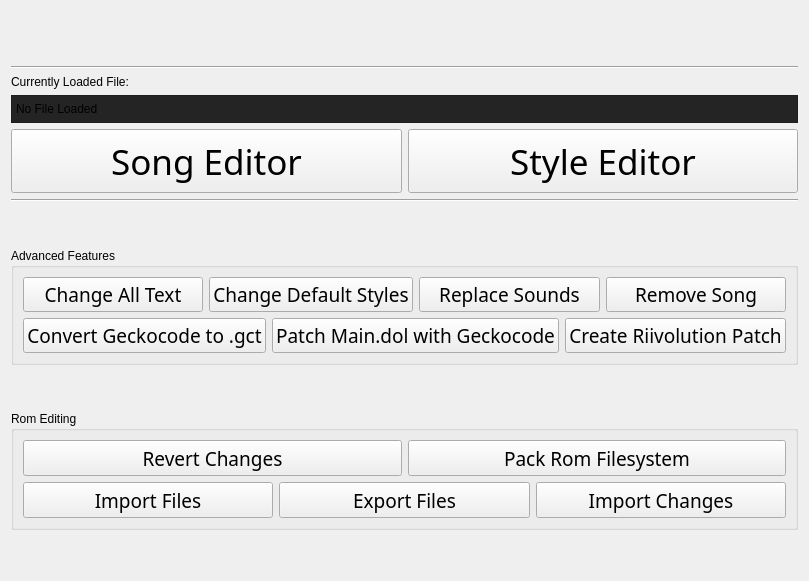
      <widget class="QWidget" name="MainPage">
       <layout class="QVBoxLayout" name="verticalLayout_9">
        <item>
         <widget class="QLabel" name="MP_Title">
          <property name="maximumSize">
           <size>
            <width>16777215</width>
            <height>70</height>
           </size>
          </property>
          <property name="font">
           <font>
            <family>Continuum Medium</family>
            <pointsize>26</pointsize>
           </font>
          </property>
          <property name="text">
           <string notr="true">&lt;html&gt;&lt;head/&gt;&lt;body&gt;&lt;p&gt;&lt;img src=&quot;:/images/images/Title.png&quot;/&gt;&lt;/p&gt;&lt;/body&gt;&lt;/html&gt;</string>
          </property>
          <property name="scaledContents">
           <bool>false</bool>
          </property>
         </widget>
        </item>
        <item>
         <widget class="Line" name="MP_vLine">
          <property name="orientation">
           <enum>Qt::Horizontal</enum>
          </property>
         </widget>
        </item>
        <item>
         <widget class="QLabel" name="MP_LoadedFile_Label">
          <property name="text">
           <string>Currently Loaded File:</string>
          </property>
         </widget>
        </item>
        <item>
         <widget class="QLabel" name="MP_LoadedFile_Path">
          <property name="styleSheet">
           <string notr="true">QLabel
{
padding: 1px;
border: 1px solid;
border-color: #1e1e1e;
background-color: #242424;
padding-top: 6px;
padding-bottom: 6px;
}</string>
          </property>
          <property name="text">
           <string>No File Loaded</string>
          </property>
         </widget>
        </item>
        <item>
         <layout class="QHBoxLayout" name="MP_MainFeatures">
          <item>
           <widget class="QPushButton" name="MP_SongEditor_Button">
            <property name="minimumSize">
             <size>
              <width>0</width>
              <height>64</height>
             </size>
            </property>
            <property name="font">
             <font>
              <family>Continuum Bold</family>
              <pointsize>26</pointsize>
             </font>
            </property>
            <property name="text">
             <string>Song Editor</string>
            </property>
           </widget>
          </item>
          <item>
           <widget class="QPushButton" name="MP_StyleEditor_Button">
            <property name="minimumSize">
             <size>
              <width>0</width>
              <height>64</height>
             </size>
            </property>
            <property name="font">
             <font>
              <family>Continuum Bold</family>
              <pointsize>26</pointsize>
             </font>
            </property>
            <property name="text">
             <string>Style Editor</string>
            </property>
           </widget>
          </item>
         </layout>
        </item>
        <item>
         <widget class="Line" name="line">
          <property name="orientation">
           <enum>Qt::Horizontal</enum>
          </property>
         </widget>
        </item>
        <item>
         <spacer name="verticalSpacer_2">
          <property name="orientation">
           <enum>Qt::Vertical</enum>
          </property>
          <property name="sizeHint" stdset="0">
           <size>
            <width>20</width>
            <height>40</height>
           </size>
          </property>
         </spacer>
        </item>
        <item>
         <widget class="QGroupBox" name="MP_Advanced">
          <property name="title">
           <string>Advanced Features</string>
          </property>
          <layout class="QVBoxLayout" name="verticalLayout_11">
           <item>
            <layout class="QHBoxLayout" name="MP_Advanced1">
             <item>
              <widget class="QPushButton" name="MP_EditText_Button">
               <property name="font">
                <font>
                 <family>Continuum Medium</family>
                 <pointsize>14</pointsize>
                </font>
               </property>
               <property name="text">
                <string>Change All Text</string>
               </property>
              </widget>
             </item>
             <item>
              <widget class="QPushButton" name="MP_DefaultStyle_Button">
               <property name="font">
                <font>
                 <family>Continuum Medium</family>
                 <pointsize>14</pointsize>
                </font>
               </property>
               <property name="text">
                <string>Change Default Styles</string>
               </property>
              </widget>
             </item>
             <item>
              <widget class="QPushButton" name="MP_ReplaceSound_Button">
               <property name="font">
                <font>
                 <family>Continuum Medium</family>
                 <pointsize>14</pointsize>
                </font>
               </property>
               <property name="text">
                <string>Replace Sounds</string>
               </property>
              </widget>
             </item>
             <item>
              <widget class="QPushButton" name="MP_RemoveSong_Button">
               <property name="font">
                <font>
                 <family>Continuum Medium</family>
                 <pointsize>14</pointsize>
                </font>
               </property>
               <property name="text">
                <string>Remove Song</string>
               </property>
              </widget>
             </item>
            </layout>
           </item>
           <item>
            <layout class="QHBoxLayout" name="MP_Advanced2">
             <item>
              <widget class="QPushButton" name="MP_GeckocodeConvert_Button">
               <property name="font">
                <font>
                 <family>Continuum Medium</family>
                 <pointsize>14</pointsize>
                </font>
               </property>
               <property name="text">
                <string>Convert Geckocode to .gct</string>
               </property>
              </widget>
             </item>
             <item>
              <widget class="QPushButton" name="MP_MainDolPatch_Button">
               <property name="font">
                <font>
                 <family>Continuum Medium</family>
                 <pointsize>14</pointsize>
                </font>
               </property>
               <property name="text">
                <string>Patch Main.dol with Geckocode</string>
               </property>
              </widget>
             </item>
             <item>
              <widget class="QPushButton" name="MP_Riivolution_Button">
               <property name="font">
                <font>
                 <family>Continuum Medium</family>
                 <pointsize>14</pointsize>
                </font>
               </property>
               <property name="text">
                <string>Create Riivolution Patch</string>
               </property>
              </widget>
             </item>
            </layout>
           </item>
          </layout>
         </widget>
        </item>
        <item>
         <spacer name="verticalSpacer">
          <property name="orientation">
           <enum>Qt::Vertical</enum>
          </property>
          <property name="sizeHint" stdset="0">
           <size>
            <width>20</width>
            <height>40</height>
           </size>
          </property>
         </spacer>
        </item>
        <item>
         <widget class="QGroupBox" name="MP_RomEditing">
          <property name="title">
           <string>Rom Editing</string>
          </property>
          <layout class="QVBoxLayout" name="verticalLayout_18">
           <item>
            <layout class="QHBoxLayout" name="MP_RomEditing1">
             <item>
              <widget class="QPushButton" name="MP_RevertChanges_Button">
               <property name="minimumSize">
                <size>
                 <width>0</width>
                 <height>36</height>
                </size>
               </property>
               <property name="font">
                <font>
                 <family>Continuum Medium</family>
                 <pointsize>14</pointsize>
                </font>
               </property>
               <property name="text">
                <string>Revert Changes</string>
               </property>
              </widget>
             </item>
             <item>
              <widget class="QPushButton" name="MP_PackRom_Button">
               <property name="minimumSize">
                <size>
                 <width>0</width>
                 <height>36</height>
                </size>
               </property>
               <property name="font">
                <font>
                 <family>Continuum Medium</family>
                 <pointsize>14</pointsize>
                </font>
               </property>
               <property name="text">
                <string>Pack Rom Filesystem</string>
               </property>
              </widget>
             </item>
            </layout>
           </item>
           <item>
            <layout class="QHBoxLayout" name="MP_RomEditing2">
             <item>
              <widget class="QPushButton" name="MP_ImportFiles_Button">
               <property name="minimumSize">
                <size>
                 <width>0</width>
                 <height>36</height>
                </size>
               </property>
               <property name="font">
                <font>
                 <family>Continuum Medium</family>
                 <pointsize>14</pointsize>
                </font>
               </property>
               <property name="text">
                <string>Import Files</string>
               </property>
              </widget>
             </item>
             <item>
              <widget class="QPushButton" name="MP_ExportFiles_Button">
               <property name="minimumSize">
                <size>
                 <width>0</width>
                 <height>36</height>
                </size>
               </property>
               <property name="font">
                <font>
                 <family>Continuum Medium</family>
                 <pointsize>14</pointsize>
                </font>
               </property>
               <property name="text">
                <string>Export Files</string>
               </property>
              </widget>
             </item>
             <item>
              <widget class="QPushButton" name="MP_ImportChanges_Button">
               <property name="minimumSize">
                <size>
                 <width>0</width>
                 <height>36</height>
                </size>
               </property>
               <property name="font">
                <font>
                 <family>Continuum Medium</family>
                 <pointsize>14</pointsize>
                </font>
               </property>
               <property name="text">
                <string>Import Changes</string>
               </property>
              </widget>
             </item>
            </layout>
           </item>
          </layout>
         </widget>
        </item>
        <item>
         <spacer name="MP_VerticalSpacer">
          <property name="orientation">
           <enum>Qt::Vertical</enum>
          </property>
          <property name="sizeHint" stdset="0">
           <size>
            <width>20</width>
            <height>40</height>
           </size>
          </property>
         </spacer>
        </item>
       </layout>
      </widget>
